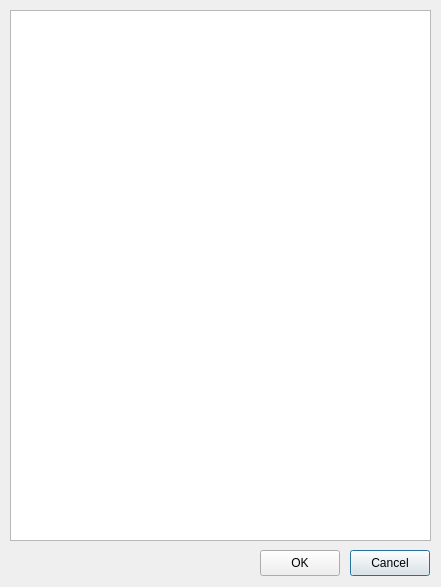
<?xml version="1.0" encoding="UTF-8"?>
<ui version="4.0">
 <class>SelectLipidomes</class>
 <widget class="QDialog" name="SelectLipidomes">
  <property name="geometry">
   <rect>
    <x>0</x>
    <y>0</y>
    <width>441</width>
    <height>587</height>
   </rect>
  </property>
  <property name="windowTitle">
   <string>Dialog</string>
  </property>
  <widget class="QPushButton" name="cancelButton">
   <property name="geometry">
    <rect>
     <x>350</x>
     <y>550</y>
     <width>80</width>
     <height>26</height>
    </rect>
   </property>
   <property name="text">
    <string>Cancel</string>
   </property>
  </widget>
  <widget class="QPushButton" name="okButton">
   <property name="geometry">
    <rect>
     <x>260</x>
     <y>550</y>
     <width>80</width>
     <height>26</height>
    </rect>
   </property>
   <property name="text">
    <string>OK</string>
   </property>
  </widget>
  <widget class="QListWidget" name="lipidomesListWidget">
   <property name="geometry">
    <rect>
     <x>10</x>
     <y>10</y>
     <width>421</width>
     <height>531</height>
    </rect>
   </property>
  </widget>
 </widget>
 <resources/>
 <connections/>
</ui>
